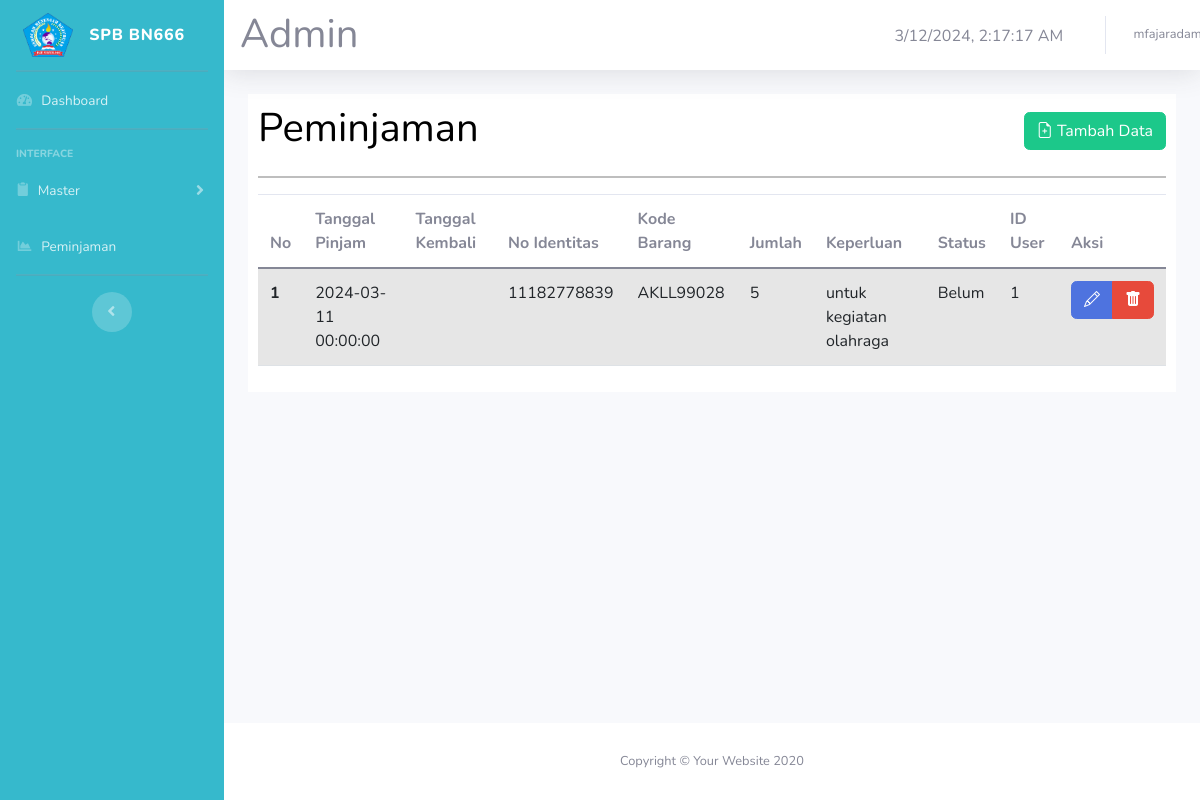
Page /admin/peminjaman/data_peminjaman.php (signed in) on the committed database.
### tables this page shows
CREATE TABLE `peminjaman` (
  `id` int NOT NULL,
  `tgl_pinjam` datetime NOT NULL,
  `tgl_kembali` varchar(20) DEFAULT NULL,
  `no_identitas` varchar(255) NOT NULL,
  `kode_barang` varchar(255) NOT NULL,
  `jumlah` int NOT NULL,
  `keperluan` varchar(255) NOT NULL,
  `status` varchar(255) NOT NULL,
  `id_login` int NOT NULL
);

### controllers/database.php (called while the page is built, shortened)
<?php
$conn = mysqli_connect("localhost", "root", "", "sistem_peminjaman_barang");
function tampil_peminjaman($query)
{
    global $conn;
    $sql = mysqli_query($conn, $query);
    $rows = [];
    while ($row = mysqli_fetch_assoc($sql)) {
        $rows[] = $row;
    }
    return $rows;
}

### admin/peminjaman/data_peminjaman.php (the view, shortened to what this page needs)
<?php
include_once("../../controllers/database.php");
$query = tampil_peminjaman(
    "SELECT peminjaman.id, peminjaman.tgl_pinjam, peminjaman.tgl_kembali, peminjaman.no_identitas,
    peminjaman.kode_barang, peminjaman.jumlah, peminjaman.keperluan, peminjaman.status,peminjaman.id_login
FROM peminjaman
INNER JOIN barang ON peminjaman.kode_barang = barang.kode_barang
INNER JOIN user ON peminjaman.id_login = user.id
"
);
?>
<!DOCTYPE html>
<html lang="en">
<head>
    <link href="vendor/fontawesome-free/css/all.min.css" rel="stylesheet" type="text/css">
    <link href="https://cdn.jsdelivr.net/npm/bootstrap@5.0.2/dist/css/bootstrap.min.css" rel="stylesheet">
    <link rel="stylesheet" href="https://cdn.jsdelivr.net/npm/bootstrap-icons@1.11.3/font/bootstrap-icons.min.css">
    <link href="css/sb-admin-2.min.css" rel="stylesheet">
    <link rel="stylesheet" href="https://cdn.datatables.net/1.13.7/css/jquery.dataTables.min.css">
</head>
<body id="page-top">
    <div id="wrapper">
        <ul class="navbar-nav bg-info sidebar sidebar-dark accordion" id="accordionSidebar">
            <a class="sidebar-brand d-flex align-items-center justify-content-center">
                <div class="gambar">
                    <img src="../../images/logo-bn666.png" alt="bn666" width="50">
                </div>
                <div class="sidebar-brand-text mx-3">SPB BN666</div>
            </a>
            <hr class="sidebar-divider my-0">
            <li class="nav-item">
                <a class="nav-link" href="../index.php">
                    <i class="fas fa-fw fa-tachometer-alt"></i>
                    <span>Dashboard</span>
                </a>
            </li>
            <hr class="sidebar-divider">
            <div class="sidebar-heading">
                Interface
            </div>
            <li class="nav-item">
                <a class="nav-link collapsed" href="#" data-toggle="collapse" data-target="#collapseTwo" aria-expanded="true" aria-controls="collapseTwo">
                    <i class="bi bi-clipboard2-fill"></i>
                    <span>Master</span>
                </a>
            </li>
            <li class="nav-item">
                <a class="nav-link" href="data_peminjaman.php">
                    <i class="fas fa-fw fa-chart-area"></i>
                    <span>Peminjaman</span></a>
            </li>
            <hr class="sidebar-divider">
            <div class="text-center d-none d-md-inline">
                <button class="rounded-circle border-0" id="sidebarToggle"></button>
            </div>
        </ul>
        <div id="content-wrapper" class="d-flex flex-column">
            <div id="content">
                <nav class="navbar navbar-expand navbar-light bg-white topbar mb-4 static-top shadow">
                    <ul class="navbar-nav ml-auto">
                        <div class="row">
                            <div class="col-9">
                                <div class="sidebar-brand-text">
                                    <h1 style="margin-right: 730px; margin-top: 10px;">Admin</h1>
                                </div>
                            </div>
                            <div class="col-3">
                                <div id="datetime" style="margin-top: 24px;"></div>
                            </div>
                        </div>
                        <li class="nav-item dropdown no-arrow">
                            <a class="nav-link dropdown-toggle" href="#" id="userDropdown" role="button" data-toggle="dropdown" aria-haspopup="true" aria-expanded="false">
                                <span class="mr-2 d-none d-lg-inline text-gray-600 small"><?= $_SESSION['username']; ?></span>
                            </a>
                        </li>
                    </ul>
                </nav>
                <section>
                    <div class="container pb-5">
                        <div class="box">
                            <div class="row">
                                <div class="col">
                                    <h1 class="judul">Peminjaman</h1>
                                </div>
                                <div class="col mt-2 text-end">
                                    <a class="btn btn-success" href="tambah_data.php" role="button">
                                        <i class="bi bi-file-earmark-plus"></i> Tambah Data
                                    </a>
                                </div>
                            </div>
                            <hr>
                            <div class="table-responsive">
                                <table class="table table-striped" id="example" style="width:100%;">
                                    <thead>
                                        <tr>
                                            <th scope="col">No</th>
                                            <th scope="col">Tanggal Pinjam</th>
                                            <th scope="col">Tanggal Kembali</th>
                                            <th scope="col">No Identitas</th>
                                            <th scope="col">Kode Barang</th>
                                            <th scope="col">Jumlah</th>
                                            <th scope="col">Keperluan</th>
                                            <th scope="col">Status</th>
                                            <th scope="col">ID User</th>
                                            <th scope="col">Aksi</th>
                                        </tr>
                                    </thead>
                                    <tbody>
                                        <?php $i = 1 ?>
                                        <?php foreach ($query as $data) : ?>
                                            <tr>
                                                <th scope="row"><?= $i; ?></th>
                                                <td><?= $data['tgl_pinjam'] ?></td>
                                                <td><?= $data['tgl_kembali'] ?></td>
                                                <td><?= $data['no_identitas'] ?></td>
                                                <td><?= $data['kode_barang'] ?></td>
                                                <td><?= $data['jumlah'] ?></td>
                                                <td><?= $data['keperluan'] ?></td>
                                                <td><?= $data['status'] ?></td>
                                                <td><?= $data['id_login'] ?></td>
                                                <td>
                                                    <div class="btn-group" role="group">
                                                        <a class="btn btn-primary" href="edit_data.php?id=<?= $data['id']; ?>" role="button">
                                                            <i class="bi bi-pencil"></i>
                                                        </a>
                                                        <a class="btn btn-danger" href="hapus_data.php?id=<?= $data['id']; ?>" onclick="return confirm('yakin?, data mau dihapus');" role="button">
                                                            <i class="bi bi-trash-fill"></i>
                                                        </a>
                                                    </div>
                                                </td>
                                            </tr>
                                            <?php $i++; ?>
                                        <?php endforeach; ?>
                                    </tbody>
                                </table>
                            </div>
                        </div>
                    </div>
                </section>
            </div>
            <footer class="sticky-footer bg-white">
                <div class="container my-auto">
                    <div class="copyright text-center my-auto">
                        <span>Copyright &copy; Your Website 2020</span>
                    </div>
                </div>
            </footer>
        </div>
    </div>
</body>
</html>

### admin/peminjaman/data_peminjaman.php (style rules this page uses)
.box { color: black; background-color: white; padding: 10px; }

### rows in the picture
peminjaman: tgl_pinjam "2024-03-11 00:00:00", no_identitas "11182778839", kode_barang "AKLL99028", jumlah "5", keperluan "untuk kegiatan olahraga", status "Belum", id_login "1"
